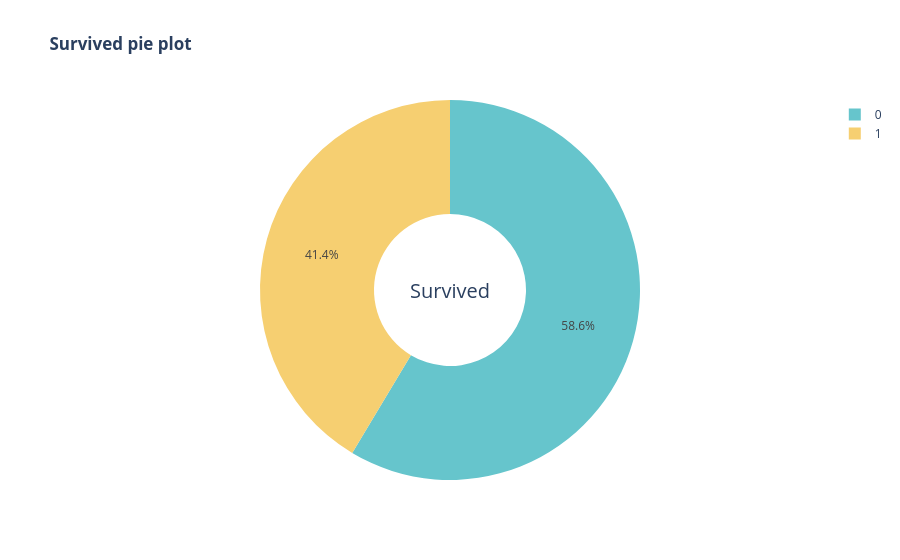

Here is the notebook cell this chart was saved with:
### Code cell
import plotly.express as px
fig = px.pie(df , names =  "Survived",
        title="<b> Survived pie plot",
        color_discrete_sequence=px.colors.qualitative.Pastel,
        hole=.4 )
fig.update_layout(annotations =  [dict(text= "Survived" ,  font_size  =20 , x = .5, y =.5 , showarrow = False)])

### Figure 1 — Plotly figure (JSON) as saved in the notebook; plotly's stock layout.template omitted (floating-point values rounded to 4 significant figures; data arrays with more than 128 entries replaced by an {"elided": "..."} marker saying what was removed)
{"data": [{"domain": {"x": [0, 1], "y": [0, 1]}, "hole": 0.4, "hovertemplate": "Survived=%{label}<extra></extra>", "labels": {"elided": "773 int values"}, "legendgroup": "", "name": "", "showlegend": true, "type": "pie"}], "layout": {"annotations": [{"font": {"size": 20}, "showarrow": false, "text": "Survived", "x": 0.5, "y": 0.5}], "legend": {"tracegroupgap": 0}, "piecolorway": ["rgb(102, 197, 204)", "rgb(246, 207, 113)", "rgb(248, 156, 116)", "rgb(220, 176, 242)", "rgb(135, 197, 95)", "rgb(158, 185, 243)", "rgb(254, 136, 177)", "rgb(201, 219, 116)", "rgb(139, 224, 164)", "rgb(180, 151, 231)", "rgb(179, 179, 179)"], "title": {"text": "<b> Survived pie plot"}}}
